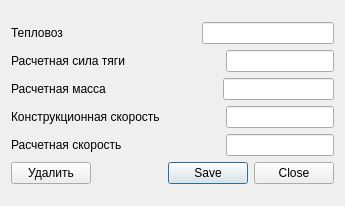
<?xml version="1.0" encoding="UTF-8"?>
<ui version="4.0">
 <class>LocoEditForm</class>
 <widget class="QDialog" name="LocoEditForm">
  <property name="geometry">
   <rect>
    <x>0</x>
    <y>0</y>
    <width>345</width>
    <height>206</height>
   </rect>
  </property>
  <property name="sizePolicy">
   <sizepolicy hsizetype="Fixed" vsizetype="Fixed">
    <horstretch>0</horstretch>
    <verstretch>0</verstretch>
   </sizepolicy>
  </property>
  <property name="minimumSize">
   <size>
    <width>345</width>
    <height>206</height>
   </size>
  </property>
  <property name="maximumSize">
   <size>
    <width>345</width>
    <height>206</height>
   </size>
  </property>
  <property name="windowTitle">
   <string>Dialog</string>
  </property>
  <layout class="QGridLayout" name="gridLayout">
   <item row="0" column="0">
    <layout class="QVBoxLayout" name="verticalLayout">
     <item>
      <layout class="QHBoxLayout" name="horizontalLayout_5">
       <item>
        <widget class="QLabel" name="loco_type_label">
         <property name="text">
          <string>Тепловоз</string>
         </property>
        </widget>
       </item>
       <item>
        <spacer name="horizontalSpacer_2">
         <property name="orientation">
          <enum>Qt::Horizontal</enum>
         </property>
         <property name="sizeHint" stdset="0">
          <size>
           <width>40</width>
           <height>20</height>
          </size>
         </property>
        </spacer>
       </item>
       <item>
        <widget class="QLineEdit" name="loco_type_lineEdit"/>
       </item>
      </layout>
     </item>
     <item>
      <layout class="QHBoxLayout" name="horizontalLayout_4">
       <item>
        <widget class="QLabel" name="thurst_force_label">
         <property name="text">
          <string>Расчетная сила тяги</string>
         </property>
        </widget>
       </item>
       <item>
        <spacer name="horizontalSpacer_3">
         <property name="orientation">
          <enum>Qt::Horizontal</enum>
         </property>
         <property name="sizeHint" stdset="0">
          <size>
           <width>40</width>
           <height>20</height>
          </size>
         </property>
        </spacer>
       </item>
       <item>
        <widget class="QLineEdit" name="thrust_force_lineEdit"/>
       </item>
      </layout>
     </item>
     <item>
      <layout class="QHBoxLayout" name="horizontalLayout_3">
       <item>
        <widget class="QLabel" name="mass_label">
         <property name="text">
          <string>Расчетная масса</string>
         </property>
        </widget>
       </item>
       <item>
        <spacer name="horizontalSpacer_4">
         <property name="orientation">
          <enum>Qt::Horizontal</enum>
         </property>
         <property name="sizeHint" stdset="0">
          <size>
           <width>40</width>
           <height>20</height>
          </size>
         </property>
        </spacer>
       </item>
       <item>
        <widget class="QLineEdit" name="mass_lineEdit"/>
       </item>
      </layout>
     </item>
     <item>
      <layout class="QHBoxLayout" name="horizontalLayout_2">
       <item>
        <widget class="QLabel" name="constr_velocity_label">
         <property name="text">
          <string>Конструкционная скорость</string>
         </property>
        </widget>
       </item>
       <item>
        <spacer name="horizontalSpacer_5">
         <property name="orientation">
          <enum>Qt::Horizontal</enum>
         </property>
         <property name="sizeHint" stdset="0">
          <size>
           <width>40</width>
           <height>20</height>
          </size>
         </property>
        </spacer>
       </item>
       <item>
        <widget class="QLineEdit" name="constr_velocity_lineEdit"/>
       </item>
      </layout>
     </item>
     <item>
      <layout class="QHBoxLayout" name="horizontalLayout">
       <item>
        <widget class="QLabel" name="calc_velocity_label">
         <property name="text">
          <string>Расчетная скорость</string>
         </property>
        </widget>
       </item>
       <item>
        <spacer name="horizontalSpacer_6">
         <property name="orientation">
          <enum>Qt::Horizontal</enum>
         </property>
         <property name="sizeHint" stdset="0">
          <size>
           <width>40</width>
           <height>20</height>
          </size>
         </property>
        </spacer>
       </item>
       <item>
        <widget class="QLineEdit" name="calc_velocity_lineEdit"/>
       </item>
      </layout>
     </item>
     <item>
      <layout class="QHBoxLayout" name="horizontalLayout_6">
       <item>
        <widget class="QPushButton" name="delete_pushButton">
         <property name="text">
          <string>Удалить</string>
         </property>
        </widget>
       </item>
       <item>
        <spacer name="horizontalSpacer">
         <property name="orientation">
          <enum>Qt::Horizontal</enum>
         </property>
         <property name="sizeHint" stdset="0">
          <size>
           <width>40</width>
           <height>20</height>
          </size>
         </property>
        </spacer>
       </item>
       <item>
        <widget class="QDialogButtonBox" name="buttonBox">
         <property name="orientation">
          <enum>Qt::Horizontal</enum>
         </property>
         <property name="standardButtons">
          <set>QDialogButtonBox::Close|QDialogButtonBox::Save</set>
         </property>
        </widget>
       </item>
      </layout>
     </item>
    </layout>
   </item>
  </layout>
 </widget>
 <resources/>
 <connections>
  <connection>
   <sender>buttonBox</sender>
   <signal>accepted()</signal>
   <receiver>LocoEditForm</receiver>
   <slot>accept()</slot>
   <hints>
    <hint type="sourcelabel">
     <x>248</x>
     <y>254</y>
    </hint>
    <hint type="destinationlabel">
     <x>157</x>
     <y>274</y>
    </hint>
   </hints>
  </connection>
  <connection>
   <sender>buttonBox</sender>
   <signal>rejected()</signal>
   <receiver>LocoEditForm</receiver>
   <slot>reject()</slot>
   <hints>
    <hint type="sourcelabel">
     <x>316</x>
     <y>260</y>
    </hint>
    <hint type="destinationlabel">
     <x>286</x>
     <y>274</y>
    </hint>
   </hints>
  </connection>
 </connections>
</ui>
